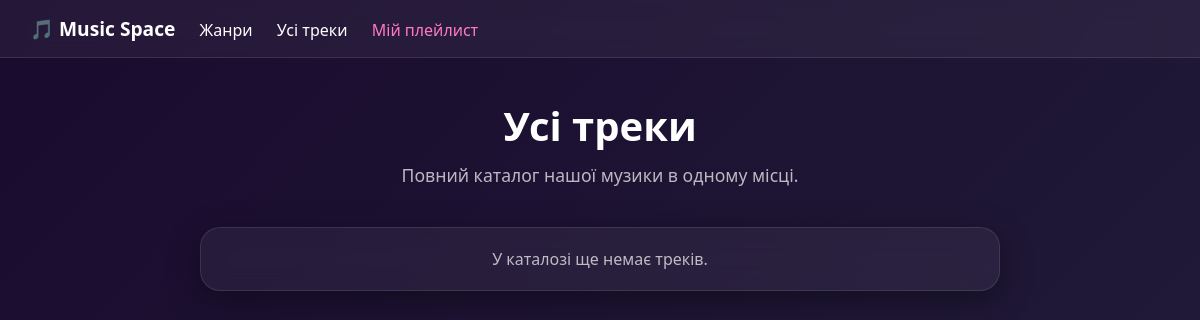
The app's page /music/products/, older data.
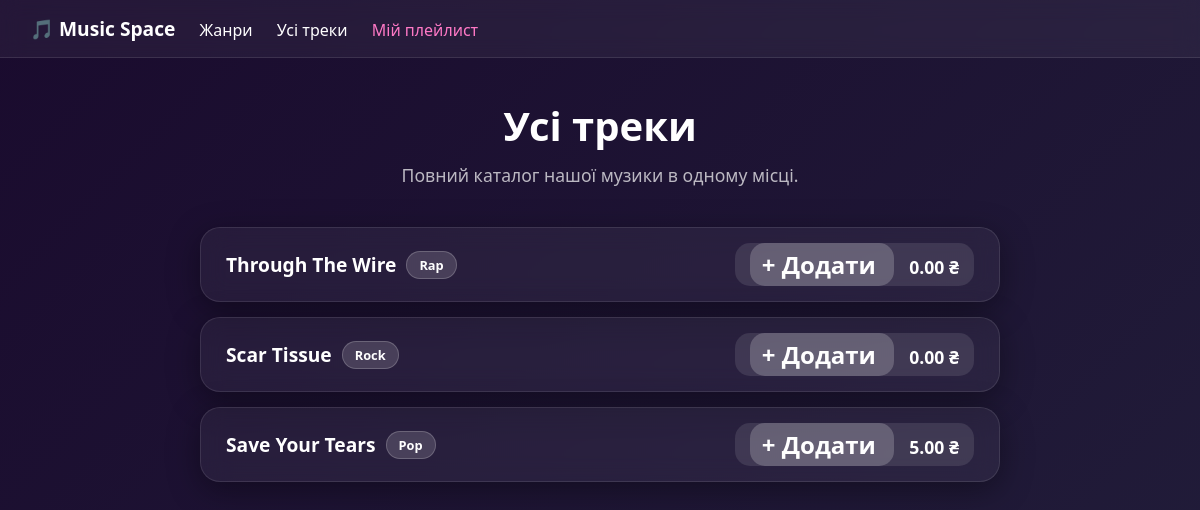
The same page, newer data.
### music/models.py (models this page shows, shortened)
class Product(models.Model):
    name = models.CharField(max_length=255, verbose_name="Назва треку")
    category = models.ForeignKey(Category, on_delete=models.CASCADE, verbose_name="Жанр")
    artist = models.ForeignKey(Artist, on_delete=models.SET_NULL, null=True, blank=True, verbose_name="Виконавець")
    price = models.DecimalField(max_digits=10, decimal_places=2, verbose_name="Ціна (якщо платний)")
    is_available = models.BooleanField(default=True, verbose_name="Доступний для прослуховування")
    created_at = models.DateTimeField(auto_now_add=True, verbose_name="Дата додавання")

class Category(models.Model):
    name = models.CharField(max_length=100, verbose_name="Назва жанру")
    description = models.TextField(blank=True, verbose_name="Опис жанру")

### music/views.py (the view)
# urls.py: path('products/', views.product_list_view, name='product_list'),
def product_list_view(request):
    products = Product.objects.all()
    return render(request, 'music/product_list.html', {"title": "Список треків", "products": products})

### templates/music/product_list.html (shortened to what this page needs)
{% extends 'base.html' %}
{% block content %}
    <div style="margin-bottom: 40px; text-align: center;">
        <h1 style="font-size: 2.5rem; margin-top: 15px; margin-bottom: 10px;">Усі треки</h1>
        <p style="color: rgba(255,255,255,0.7); font-size: 1.1rem; margin-top: 0;">
            Повний каталог нашої музики в одному місці.
        </p>
    </div>
    <div style="max-width: 800px; margin: 0 auto;">
        {% for product in products %}
            <div class="glass-card" style="display: flex; justify-content: space-between; align-items: center; margin-bottom: 15px; padding: 15px 25px; text-align: left;">
                <div style="display: flex; align-items: center; flex-wrap: wrap; gap: 10px;">
                    <span style="font-size: 1.2rem; font-weight: bold; color: #fff;">{{ product.name }}</span>
                    <a href="{% url 'category_detail' product.category.id %}"
                       style="font-size: 0.8rem; background: rgba(255,255,255,0.15); color: #fff; padding: 4px 12px; border-radius: 20px; text-decoration: none; border: 1px solid rgba(255,255,255,0.2); transition: all 0.3s ease;">
                        {{ product.category.name }}
                    </a>
                </div>
                <div style="font-weight: bold; color: #fff; font-size: 1.1rem; background: rgba(255,255,255,0.1); padding: 5px 15px; border-radius: 15px; white-space: nowrap; margin-left: 15px;">
                    <a href="{% url 'add_to_playlist' product.id %}" style="background: rgba(255,255,255,0.2); color: #fff; text-decoration: none; padding: 5px 12px; border-radius: 15px; font-weight: bold; margin-right: 15px; transition: 0.3s;">
    + Додати
</a>
                    {{ product.price }} ₴
                </div>
            </div>
        {% empty %}
            <div class="glass-card" style="text-align: center; color: rgba(255,255,255,0.7);">
                У каталозі ще немає треків.
            </div>
        {% endfor %}
    </div>
{% endblock %}

### templates/base.html (shortened to what this page needs)
<!DOCTYPE html>
<html lang="uk">
<head>
</head>
<body>
    <header>
        <nav>
            <div>
                <a href="{% url 'category_list' %}" class="logo">🎵 Music Space</a>
                <a href="{% url 'category_list' %}">Жанри</a>
                <a href="{% url 'product_list' %}">Усі треки</a>
                <a href="{% url 'view_playlist' %}" style="color: #ff79c6;">Мій плейлист</a>
            </div>
        </nav>
    </header>
    <div class="container">
        {% block content %}{% endblock %}
    </div>
</body>
</html>

### templates/base.html (style rules this page uses)
body { margin: 0; min-height: 100vh; background: linear-gradient(-45deg, #0f0c29, #302b63, #24243e, #1a0b2e); background-size: 400% 400%; animation: liquidGradient 15s ease infinite; color: #ffffff; font-family: 'Segoe UI', Tahoma, Geneva, Verdana, sans-serif; }
header nav { background: rgba(255, 255, 255, 0.05); backdrop-filter: blur(10px); -webkit-backdrop-filter: blur(10px); border-bottom: 1px solid rgba(255, 255, 255, 0.1); padding: 15px 30px; display: flex; justify-content: space-between; align-items: center; }
header nav a { color: #fff; text-decoration: none; margin-right: 20px; font-weight: 500; }
.logo { font-size: 1.2rem; font-weight: bold; }
.container { max-width: 1000px; margin: 40px auto; padding: 0 20px; }
.glass-card { background: rgba(255, 255, 255, 0.05); backdrop-filter: blur(12px); -webkit-backdrop-filter: blur(12px); border: 1px solid rgba(255, 255, 255, 0.1); border-radius: 20px; padding: 20px; box-shadow: 0 8px 32px 0 rgba(0, 0, 0, 0.37); transition: transform 0.4s ease, background 0.4s ease, box-shadow 0.4s ease; text-align: center; }
.glass-card a { color: #fff; text-decoration: none; font-size: 1.5rem; font-weight: bold; }

Row changes from the older to the newer data that the page shows:
added Product: name "Through The Wire", category.name "Rap", price "0.00"
added Product: name "Scar Tissue", category.name "Rock", price "0.00"
added Product: name "Save Your Tears", category.name "Pop", price "5.00"
Text that changed along with them:
text no longer shown: "У каталозі ще немає треків."
